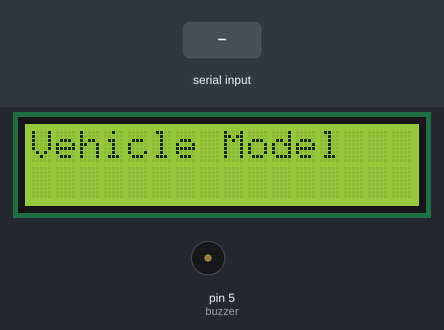
A sketch run on a simulated Arduino Mega 2560, built with avr-gcc and run on an emulated ATmega2560. Parts: 16×2 character LCD, buzzer (waves = sounding, pin HIGH). The test bench sets the inputs (shaded band). What the sketch prints to the serial monitor is not drawn.

Above: at 2.2 s.
2.3 s: "L" received over the second serial link
At 4.7 s:
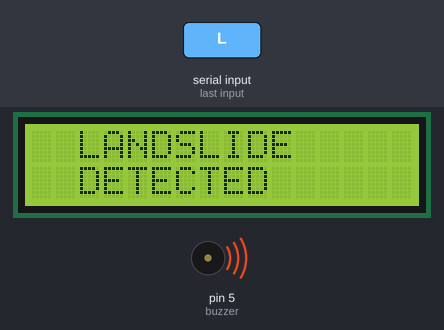
At 6.9 s:
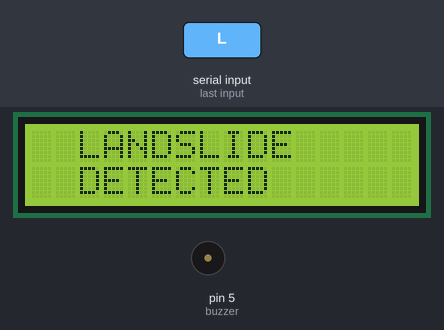
8.0 s: "R" received over the second serial link
At 8.9 s:
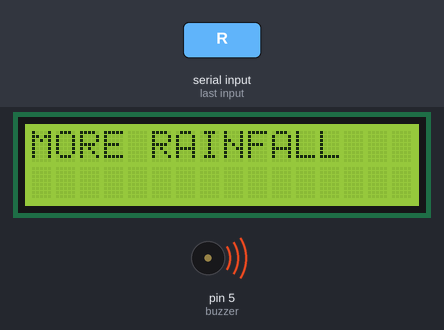
Timing chart, 0 to 13.1 s (numbered marks = the images above; inputs shaded):
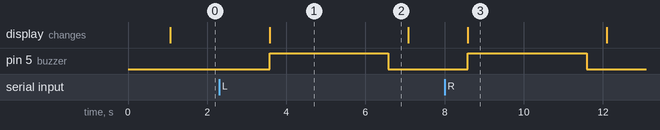

The sketch:

vehicle.ino
```cpp
#include<LiquidCrystal.h>
int rs=13,en=12,d4=14,d5=27,d6=26,d7=25;
LiquidCrystal lcd(rs,en,d4,d5,d6,d7);


int buzzer=5;


void setup() {
  // put your setup code here, to run once:
  Serial.begin(9600);
  Serial2.begin(9600);
//  Serial1.begin(9600);
  lcd.begin(16,2);
  pinMode(buzzer,OUTPUT);

  lcd.setCursor(0,0);
  lcd.print("VEHICLE MODEL");

  Serial.println("LANDSLIDE VEHICLE MODEL");
  delay(1000);

  digitalWrite(buzzer,LOW);


}

void loop() {
  // put your main code here, to run repeatedly:
  lcd.clear();
  lcd.setCursor(0,0);
  lcd.print("Vehicle Model");
  delay(1000);

  if(Serial2.available()>0)
  {
    char ch=Serial2.read();
    Serial.println(ch);
    delay(500);
    if(ch=='L')
    {
      Serial.println("Landslide Detected");

      lcd.clear();
      lcd.setCursor(0,0);
      lcd.print("  LANDSLIDE  ");
      lcd.setCursor(0,1);
      lcd.print("  DETECTED  ");
      digitalWrite(buzzer,HIGH);
      delay(3000);
      digitalWrite(buzzer,LOW);
      delay(500);
    }
    if(ch=='R')
    {
      Serial.println("MORE RAINFALL");

      lcd.clear();
      lcd.setCursor(0,0);
      lcd.print("MORE RAINFALL");
      digitalWrite(buzzer,HIGH);
      delay(3000);
      digitalWrite(buzzer,LOW);
      delay(500);
    }
  }

}
```

Measured:
- after the input at 2.3 s, pin 5 (buzzer): LOW → HIGH after 1.3 s, → LOW 3.0 s later; the display: changes after 1.3 s (image 1)
- after the input at 8.0 s, pin 5 (buzzer): LOW → HIGH after 0.59 s, → LOW 3.0 s later; the display: changes after 0.59 s (image 3)
- what the display in image 1 shows lasts 3.5 s, from 3.6 s to 7.1 s
